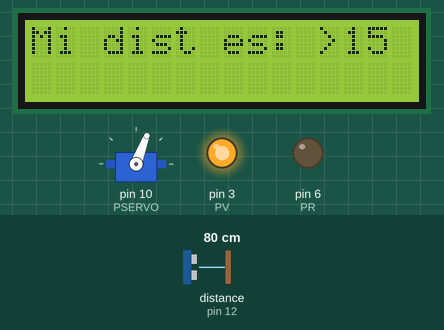
The sketch below on a simulated Arduino Uno, built with avr-gcc and run on an emulated ATmega328P. Shown: 16×2 character LCD, servo, output pins drawn as LEDs (lit = HIGH). Wiring (inferred from the names in the program): ultrasonic range finder: trigger pin 8; echo pin 12. Inputs (shaded band) come from the test bench; at power-on: distance to the obstacle (sensor on pin 12) 80 cm. The echo pulse lasts 58.3 µs per cm; pins used as bus, display or sensor lines are not drawn.

Above: at 4.6 s.
4.7 s: distance to the obstacle (sensor on pin 12) set to 2 cm
At 5.0 s:
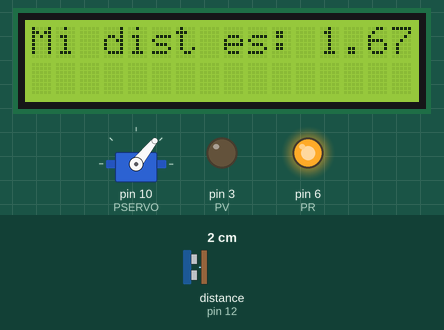
6.2 s: distance to the obstacle (sensor on pin 12) set to 13 cm
At 8.95 s:
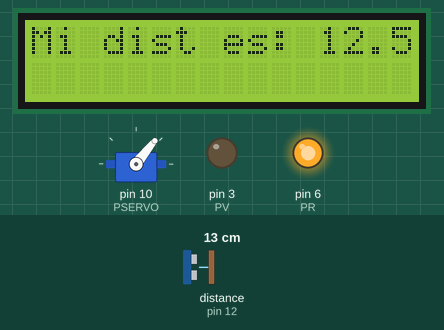
9.2 s: distance to the obstacle (sensor on pin 12) set to 17 cm
At 9.38 s:
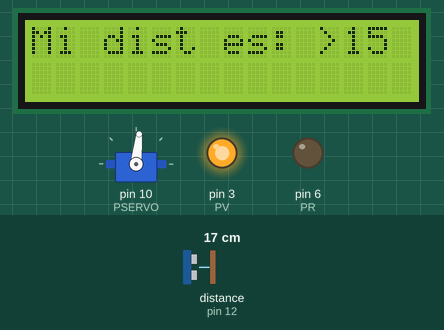
12.2 s: distance to the obstacle (sensor on pin 12) set to 4 cm
At 13.8 s:
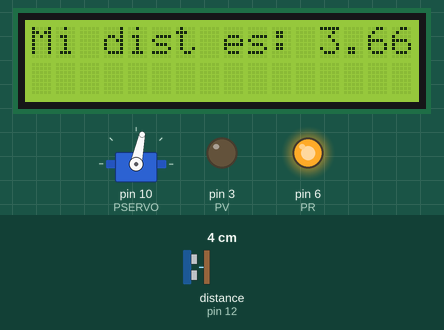
14.2 s: distance to the obstacle (sensor on pin 12) set to 60 cm
At 14.39 s:
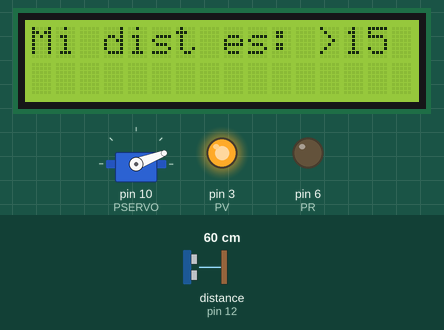
16.3 s: distance to the obstacle (sensor on pin 12) set to 9 cm
At 17.1 s:
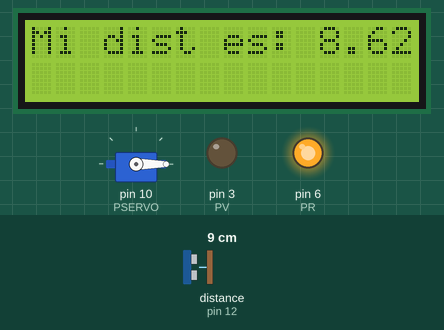
Timing chart, 0 to 19.2 s (numbered marks = the images above; inputs shaded):
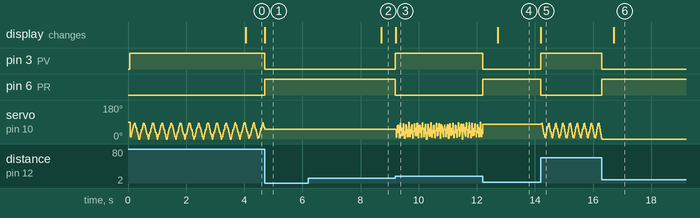

Measured:
- the behaviour switches between 15 and 16 cm on distance to the obstacle (sensor on pin 12) (found by bisection; images 2 and 3)
- after the input at 4.7 s, pin 3 (PV): HIGH → LOW at once; pin 6 (PR): LOW → HIGH at once; servo on pin 10 (PSERVO): goes on until 4.7 s, then stays 51°; the display: changes at once (image 1)
- after the input at 6.2 s, the display: changes after 2.5 s (image 2)
- after the input at 9.2 s, pin 3 (PV): LOW → HIGH at once; pin 6 (PR): HIGH → LOW at once; the display: changes at once (image 3)
- after the input at 12.2 s, pin 3 (PV): HIGH → LOW at once; pin 6 (PR): LOW → HIGH at once; the display: changes after 0.52 s (image 4)
- after the input at 14.2 s, pin 3 (PV): LOW → HIGH at once; pin 6 (PR): HIGH → LOW at once; servo on pin 10 (PSERVO): 78° → 81° at once, then repeats every 0.24 s: 84° 0.02 s, 69° 0.02 s, 54° 0.02 s, 39° 0.02 s, 24° 0.02 s, 9° 0.02 s, 6° 0.02 s, 21° 0.02 s, 36° 0.02 s, 51° 0.02 s, 66° 0.02 s, 81° 0.02 s; the display: changes at once (image 5)
- after the input at 16.3 s, pin 3 (PV): HIGH → LOW at once; pin 6 (PR): LOW → HIGH at once; the display: changes after 0.42 s (image 6)

The sketch:

HC-SR04_servo_LCD_dist_RADAR_STOP-GO_.ino.ino
```cpp
#include <Servo.h>
#include <LiquidCrystal.h>
//Pin RGB
int PR = 6;
int PV = 3;
//Pin Servo
int PSERVO = 10;
//Pin HCSR04
int PTRIG = 8;
int PECHO = 12;
Servo S1;
int tiempo;
float distcm;
int posicion = 0;
int paso = 3;
//Variables millis()
unsigned long tiemprojo = 0;
unsigned long tiempverde = 0;
const long tiempmax = 4000;
//Variables LCD
int RS = 2;
int E = 13;
int D4 = 5;
int D5 = 4;
int D6 = 7;
int D7 = 11;
LiquidCrystal lcd(RS,E,D4,D5,D6,D7); //VO -> gnd with 2k resistor
void setup() {
  // put your setup code here, to run once:
Serial.begin(9600);
lcd.begin(16,2);
pinMode(PR,OUTPUT);
pinMode(PV,OUTPUT);
pinMode(PTRIG,OUTPUT);
pinMode(PECHO,INPUT);
S1.attach(PSERVO);
}

void loop() {
  // put your main code here, to run repeatedly:
digitalWrite(PTRIG,HIGH);
delayMicroseconds(2);
digitalWrite(PTRIG,LOW);
delayMicroseconds(2);
tiempo = pulseIn(PECHO,HIGH,50000);
if (tiempo>0){
  distcm = (tiempo*0.034)/2;
  if (distcm>15){
    posicion = posicion + paso;
    if (posicion >=90 || posicion <=0){
      paso = -paso;
    }
    S1.write(posicion);
    digitalWrite(PR,LOW);
    digitalWrite(PV,HIGH);
    //We add a 3 sec timer
    if(millis()-tiempverde>=tiempmax){
      lcd.clear();
      lcd.setCursor(0,0);
      lcd.print("Mi dist es: ");
      lcd.print(">15");
      tiempverde = millis();
    }

  }
  if (distcm<=15){
    S1.write(posicion);
    digitalWrite(PR,HIGH);
    digitalWrite(PV,LOW);
    //We add a 3 sec timer
    if (millis()-tiemprojo>=tiempmax){
      lcd.clear();
      lcd.setCursor(0,0);
      lcd.print("Mi dist es: ");
      lcd.print(distcm);
      tiemprojo = millis();
    }


  }
}


}
```
